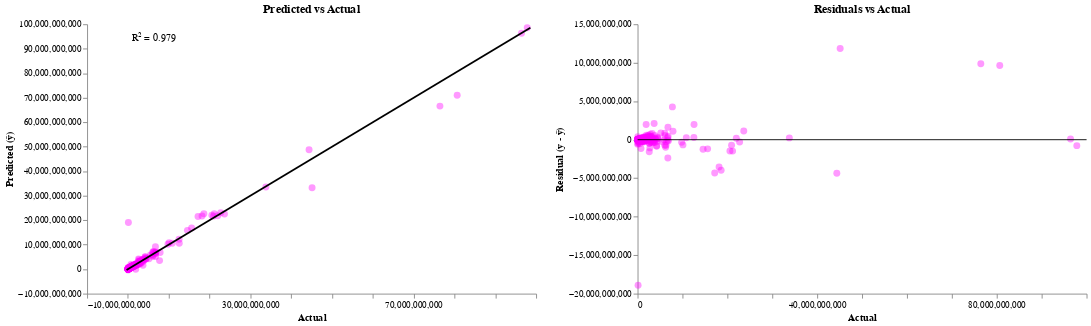

This figure's notebook cell:
### Markdown cell above
alright, this is pretty darn good. Let's plot everything to see what it looks like.

### Code cell
# Data
dfp = pd.DataFrame({
    "actual": np.asarray(y_te_series, dtype=float),
    "pred":   np.asarray(y_pred, dtype=float)
})
dfp["resid"] = dfp["actual"] - dfp["pred"]  # residual = y - ŷ

# R² for annotation
r2 = r2_score(dfp["actual"], dfp["pred"])

# ---------- Residuals vs Actual ----------
res_scatter = alt.Chart(dfp).mark_circle(opacity=0.4,color='Magenta',size=60).encode(
    x=alt.X("actual:Q", title="Actual", axis=alt.Axis(grid=False)),
    y=alt.Y("resid:Q",  title="Residual (y - ŷ)", axis=alt.Axis(grid=False))
).properties(width=500, height=300, title="Residuals vs Actual")

zero_line = alt.Chart(pd.DataFrame({"y":[0]})).mark_rule().encode(y="y:Q")

residuals_chart = res_scatter + zero_line

# ---------- Predicted vs Actual with 45° line + R² ----------
xy_min = float(min(dfp["actual"].min(), dfp["pred"].min()))
xy_max = float(max(dfp["actual"].max(), dfp["pred"].max()))
diag_df = pd.DataFrame({"x":[xy_min, xy_max], "y":[xy_min, xy_max]})

scatter_xy = alt.Chart(dfp).mark_circle(opacity=0.4,color='Magenta',size=60).encode(
    x=alt.X("actual:Q", title="Actual", axis=alt.Axis(grid=False)),
    y=alt.Y("pred:Q",   title="Predicted (ŷ)", axis=alt.Axis(grid=False))
).properties(width=500, height=300, title="Predicted vs Actual")

diag = alt.Chart(diag_df).mark_line(color='black').encode(x="x:Q", y="y:Q")

# R² text placed near top-left
annot_df = pd.DataFrame({"x":[xy_min], "y":[xy_max], "label":[f"R² = {r2:.3f}"]})
r2_text = alt.Chart(annot_df).mark_text(align="left", baseline="top", dx=6, dy=6).encode(
    x="x:Q", y="y:Q", text="label:N"
)

pred_vs_actual_chart = scatter_xy + diag + r2_text

(pred_vs_actual_chart | residuals_chart).configure_view(stroke=None)

### Figure 1 — Vega-Lite specification as saved in the notebook (floating-point values rounded to 4 significant figures; data arrays with more than 128 entries replaced by an {"elided": "..."} marker saying what was removed)
{"config": {"view": {"continuousWidth": 300, "continuousHeight": 300, "stroke": null}}, "hconcat": [{"layer": [{"data": {"name": "data-7e3c9d66d493adf941d5245a9271dc06"}, "mark": {"type": "circle", "color": "Magenta", "opacity": 0.4, "size": 60}, "encoding": {"x": {"axis": {"grid": false}, "field": "actual", "title": "Actual", "type": "quantitative"}, "y": {"axis": {"grid": false}, "field": "pred", "title": "Predicted (ŷ)", "type": "quantitative"}}, "title": "Predicted vs Actual"}, {"data": {"name": "data-93460a9b3b9da7e619a53a76cd476123"}, "mark": {"type": "line", "color": "black"}, "encoding": {"x": {"field": "x", "type": "quantitative"}, "y": {"field": "y", "type": "quantitative"}}}, {"data": {"name": "data-acee39eb8a4850bd0fe0fc5470a28ffb"}, "mark": {"type": "text", "align": "left", "baseline": "top", "dx": 6, "dy": 6}, "encoding": {"text": {"field": "label", "type": "nominal"}, "x": {"field": "x", "type": "quantitative"}, "y": {"field": "y", "type": "quantitative"}}}], "height": 300, "width": 500}, {"layer": [{"data": {"name": "data-7e3c9d66d493adf941d5245a9271dc06"}, "mark": {"type": "circle", "color": "Magenta", "opacity": 0.4, "size": 60}, "encoding": {"x": {"axis": {"grid": false}, "field": "actual", "title": "Actual", "type": "quantitative"}, "y": {"axis": {"grid": false}, "field": "resid", "title": "Residual (y - ŷ)", "type": "quantitative"}}, "title": "Residuals vs Actual"}, {"data": {"name": "data-a0a55d106695e8d630baff0f16eee66d"}, "mark": {"type": "rule"}, "encoding": {"y": {"field": "y", "type": "quantitative"}}}], "height": 300, "width": 500}], "$schema": "https://vega.github.io/schema/vega-lite/v5.20.1.json", "datasets": {"data-7e3c9d66d493adf941d5245a9271dc06": {"elided": "344 records"}, "data-93460a9b3b9da7e619a53a76cd476123": [{"x": -341600000.0, "y": -341600000.0}, {"x": 98600000000.0, "y": 98600000000.0}], "data-acee39eb8a4850bd0fe0fc5470a28ffb": [{"x": -341600000.0, "y": 98600000000.0, "label": "R² = 0.979"}], "data-a0a55d106695e8d630baff0f16eee66d": [{"y": 0}]}}
